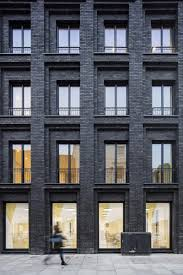
#> input picture notebooks/session_4/building.jpg, 183 x 275 px
$ python s3-sobelAndmatplotlib.py   (older library calls are emulated)
#> lines starting #> are read from the running program, lines starting #| are printed output that depends on the picture
import cv2
import numpy as np
import matplotlib.pyplot as plt
#Read the image as grayscale:
image = cv2.imread('building.jpg', 0)
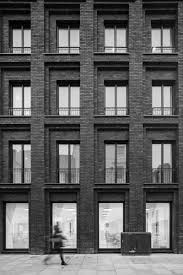
#> image: shape (275, 183); min 0, max 255, mean 96.5


#Compute the gradient approximations using the Sobel operator:
dx = cv2.Sobel(image, cv2.CV_32F, 1, 0)
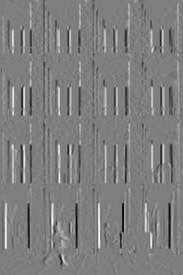
#> dx: shape (275, 183) float32; min -834, max 845, mean 1.4; drawn with min black and max white
dy = cv2.Sobel(image, cv2.CV_32F, 0, 1)
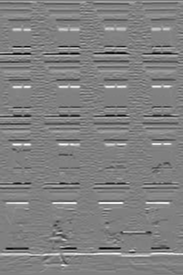
#> dy: shape (275, 183) float32; min -823, max 817, mean 4.8; drawn with min black and max white

#Visualize the results:
plt.figure()
plt.subplot(141)
plt.axis('off')
plt.title('image')
plt.imshow(image, cmap='gray')

plt.subplot(142)
plt.axis('off')
plt.imshow(dx, cmap='gray')
plt.title('dx')

plt.subplot(143)
plt.axis('off')
plt.imshow(dy, cmap='gray')
plt.title('dx')

plt.subplot(144)
plt.axis('off')
plt.title('dy + dx')
plt.imshow(np.absolute(dx)+np.absolute(dy), cmap='gray')


plt.show()
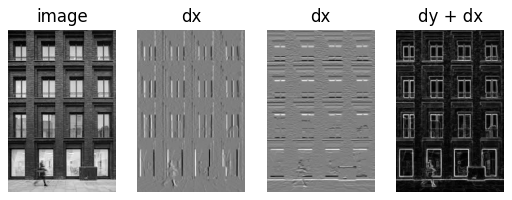
#> figure drawn by matplotlib, 4 panels
